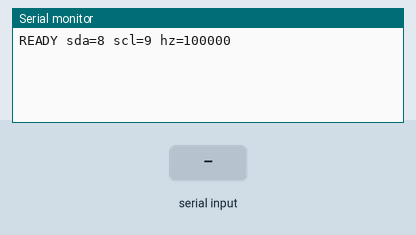
Bench run of a sketch on a simulated ESP32-S3. On the bench: the last lines printed to the serial monitor. The test bench sets the inputs (shaded band).

Above: at 1.4 s.
1.5 s: "PING\n" received over Serial
At 1.8 s:
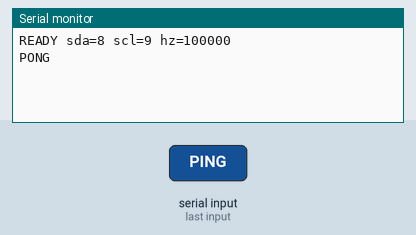
3.0 s: "RUN\n" received over Serial
At 3.6 s:
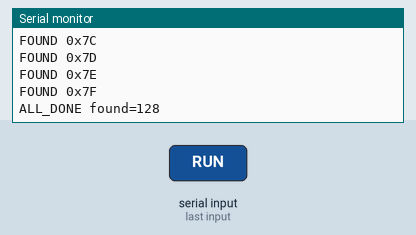

The sketch:

scan.ino
```cpp
// Address Sweep probe (product-agnostic).
//
// Sweeps the full 7-bit address space 0x00-0x7F, including the I2C reserved
// ranges (0x00-0x07 / 0x78-0x7F) on purpose: some devices answer there. The
// logic analyzer records the ACK/NACK per address; this sketch only drives the
// bus and brackets the operation with UART markers on the LA-observed line.
//
// GPIO and marker pin come from compile-time defines injected by
// build_config.toml (see docs/COLLECTION.ja.md). Defaults let it build stand-alone.
#include <Arduino.h>
#include <Wire.h>
#include <stdlib.h>

#ifndef I2C_SDA_PIN
#define I2C_SDA_PIN "8"
#endif
#ifndef I2C_SCL_PIN
#define I2C_SCL_PIN "9"
#endif
#ifndef MARKER_UART_TX_PIN
#define MARKER_UART_TX_PIN "3"
#endif
#ifndef BUS_HZ
#define BUS_HZ "100000" // scan is nominal-only; speed does not change presence
#endif

static const int kSdaPin = atoi(I2C_SDA_PIN);
static const int kSclPin = atoi(I2C_SCL_PIN);
static const int kMarkerTxPin = atoi(MARKER_UART_TX_PIN);
static const uint32_t kBusHz = (uint32_t)strtoul(BUS_HZ, nullptr, 10);

// Serial  = USB CDC, the pytest control/status channel (READY / PONG / ALL_DONE).
// Serial1 = marker line observed by the LA on the UART_TX channel; its
//           CASE_BEGIN/CASE_END land on the captured timeline for Level4.
#define MARKER Serial1

static void syncMarker()
{
  // Serial1 writes are buffered. Emit the operation boundary before I2C starts
  // so its captured timestamp is a valid lower bound for the bus transaction.
  MARKER.flush();
}

static void emitReady()
{
  Serial.print("READY sda=");
  Serial.print(kSdaPin);
  Serial.print(" scl=");
  Serial.print(kSclPin);
  Serial.print(" hz=");
  Serial.println(kBusHz);
}

static void runSweep()
{
  MARKER.println("CASE_BEGIN Address Sweep");
  syncMarker();
  int found = 0;
  for (uint8_t addr = 0x00; addr <= 0x7F; addr++)
  {
    Wire.beginTransmission(addr);
    // endTransmission() == 0 => the device ACKed its address (present).
    // The MCU is the authority for presence; the LA capture of the same sweep
    // is noise-prone and kept only as transient/uniform data (not persisted).
    if (Wire.endTransmission() == 0)
    {
      Serial.printf("FOUND 0x%02X\n", addr);
      found++;
    }
  }
  MARKER.println("CASE_END Address Sweep");
  syncMarker();
  Serial.printf("ALL_DONE found=%d\n", found);
}

static bool readLine(String &line)
{
  if (!Serial.available())
  {
    return false;
  }
  line = Serial.readStringUntil('\n');
  line.trim();
  return line.length() > 0;
}

void setup()
{
  Serial.begin(115200);
  MARKER.begin(115200, SERIAL_8N1, -1, kMarkerTxPin);
  Wire.begin(kSdaPin, kSclPin);
  Wire.setClock(kBusHz);
  delay(200);
  emitReady();
}

void loop()
{
  String line;
  if (!readLine(line))
  {
    return;
  }
  if (line == "PING")
  {
    Serial.println("PONG");
  }
  else if (line == "READY")
  {
    emitReady();
  }
  else if (line == "RUN")
  {
    runSweep();
  }
}
```

Measured:
- after the input at 1.5 s, the serial monitor: prints a new line at once (image 1)
- after the input at 3.0 s, the serial monitor: prints a new line at once (image 2)
